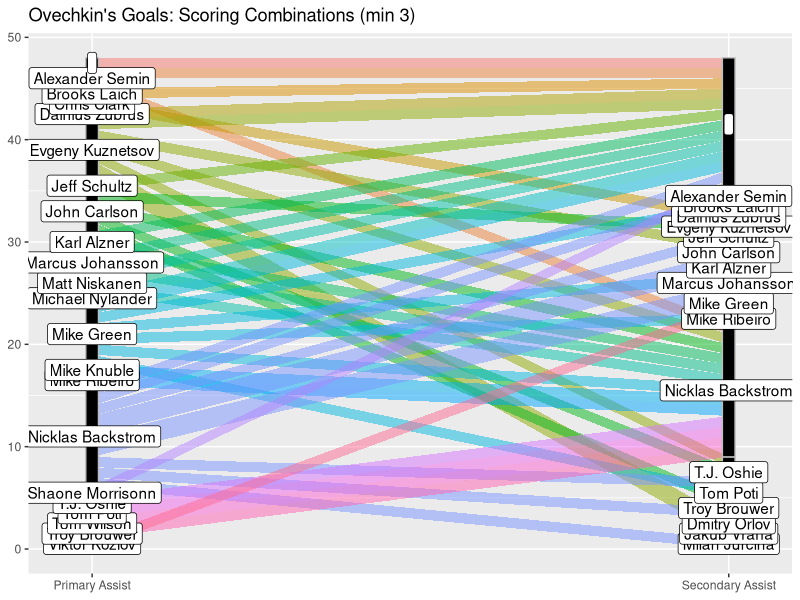

This figure's R source:
library(dplyr)
library(ggplot2)
library(ggalluvial)

goals_raw <- read.csv("./goal_list.csv")
goals_all <- subset(goals_raw, select=c(index, date, scorer, primary_assist, secondary_assist, career_goal_number, strength, other))

# primary <- as.data.frame(table(unlist(goals_all$primary_assist)), stringsAsFactors=FALSE)
# colnames(primary) <- c("player", "count")
# secondary <- as.data.frame(table(unlist(goals_all$secondary_assist)), stringsAsFactors=FALSE)
# colnames(secondary) <- c("player", "count")
# 
# scoring <- merge(primary, secondary, by="player")
# colnames(scoring) <- c("player", "primary", "secondary")

# Prerpare the data for an alluvial chart
scoring <- dplyr::count(goals_all, scorer, primary_assist, secondary_assist)

presenter <- scoring[which(scoring$n >= 3), names(scoring) %in% c("scorer", "primary_assist", "secondary_assist", "n")]

# Plot
# TODO add fill by PP or ES
ggplot(as.data.frame(presenter),
       aes(axis1 = primary_assist, axis2 = secondary_assist)) +
  geom_alluvium(aes(fill=primary_assist), width = 0, knot.pos = 0) +
  geom_stratum(width = 1/50, fill = "black", color = "grey") +
  geom_label(stat = "stratum", infer.label = TRUE) +
  scale_x_discrete(limits = c("Primary Assist", "Secondary Assist"), expand = c(.05, .05)) +
  ggtitle("Ovechkin's Goals: Scoring Combinations (min 3)") +
  theme(legend.position = "none")

remove(goals_all, goals_raw, presenter, scoring)